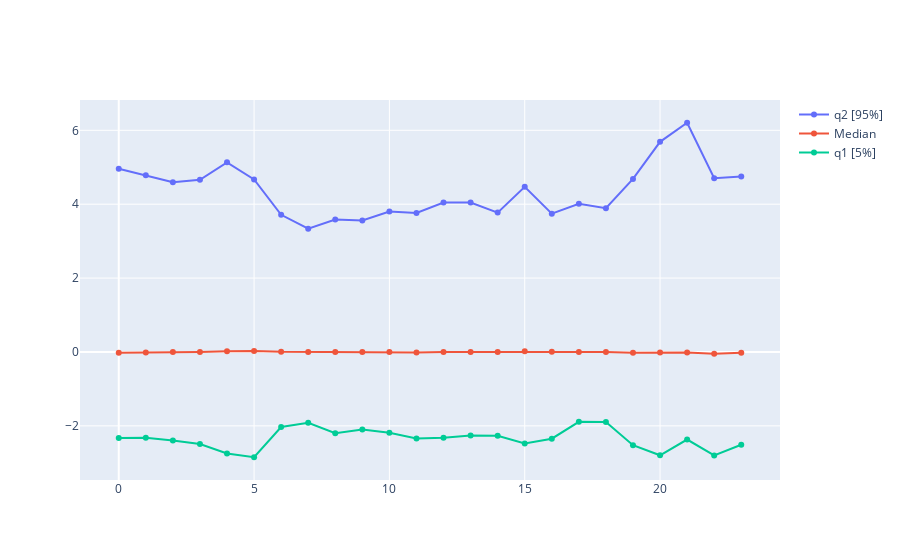

Notebook cell for this chart:
### Code cell
# Create traces
fig = go.Figure()
fig.add_trace(go.Scatter(x=df_hour_stats["dt_start_utc"], y=df_hour_stats["voality_q2"],
                    mode='lines+markers', 
                    name='q2 [95%]'))

fig.add_trace(go.Scatter(x=df_hour_stats["dt_start_utc"], y=df_hour_stats["voality_median"],
                    mode='lines+markers',
                    name='Median'))

fig.add_trace(go.Scatter(x=df_hour_stats["dt_start_utc"], y=df_hour_stats["voality_q1"],
                    mode='lines+markers',
                    name='q1 [5%]' ))


fig.show()

### Figure 1 — Plotly figure (JSON) as saved in the notebook; plotly's stock layout.template omitted (floating-point values rounded to 4 significant figures)
{"data": [{"mode": "lines+markers", "name": "q2 [95%]", "type": "scatter", "x": [0, 1, 2, 3, 4, 5, 6, 7, 8, 9, 10, 11, 12, 13, 14, 15, 16, 17, 18, 19, 20, 21, 22, 23], "y": [4.962, 4.783, 4.597, 4.658, 5.133, 4.67, 3.713, 3.336, 3.585, 3.559, 3.799, 3.764, 4.042, 4.044, 3.772, 4.471, 3.742, 4.013, 3.891, 4.683, 5.688, 6.204, 4.701, 4.748]}, {"mode": "lines+markers", "name": "Median", "type": "scatter", "x": [0, 1, 2, 3, 4, 5, 6, 7, 8, 9, 10, 11, 12, 13, 14, 15, 16, 17, 18, 19, 20, 21, 22, 23], "y": [-0.01972, -0.01745, 0, 0, 0.01788, 0.02857, 0.00528, 0, -0.0004966, 0, -0.0002344, -0.01134, -0.0004386, 0, 0.0005114, 0.01617, 0.003682, 0, -0.0002747, -0.02421, -0.01532, -0.01604, -0.04591, -0.01895]}, {"mode": "lines+markers", "name": "q1 [5%]", "type": "scatter", "x": [0, 1, 2, 3, 4, 5, 6, 7, 8, 9, 10, 11, 12, 13, 14, 15, 16, 17, 18, 19, 20, 21, 22, 23], "y": [-2.326, -2.324, -2.396, -2.491, -2.75, -2.85, -2.03, -1.918, -2.2, -2.101, -2.186, -2.344, -2.319, -2.258, -2.271, -2.478, -2.347, -1.891, -1.897, -2.524, -2.797, -2.37, -2.8, -2.512]}], "layout": {"autosize": true, "xaxis": {"autorange": true, "range": [-1.442, 24.44], "type": "linear"}, "yaxis": {"autorange": true, "range": [-3.597, 6.952], "type": "linear"}}}
